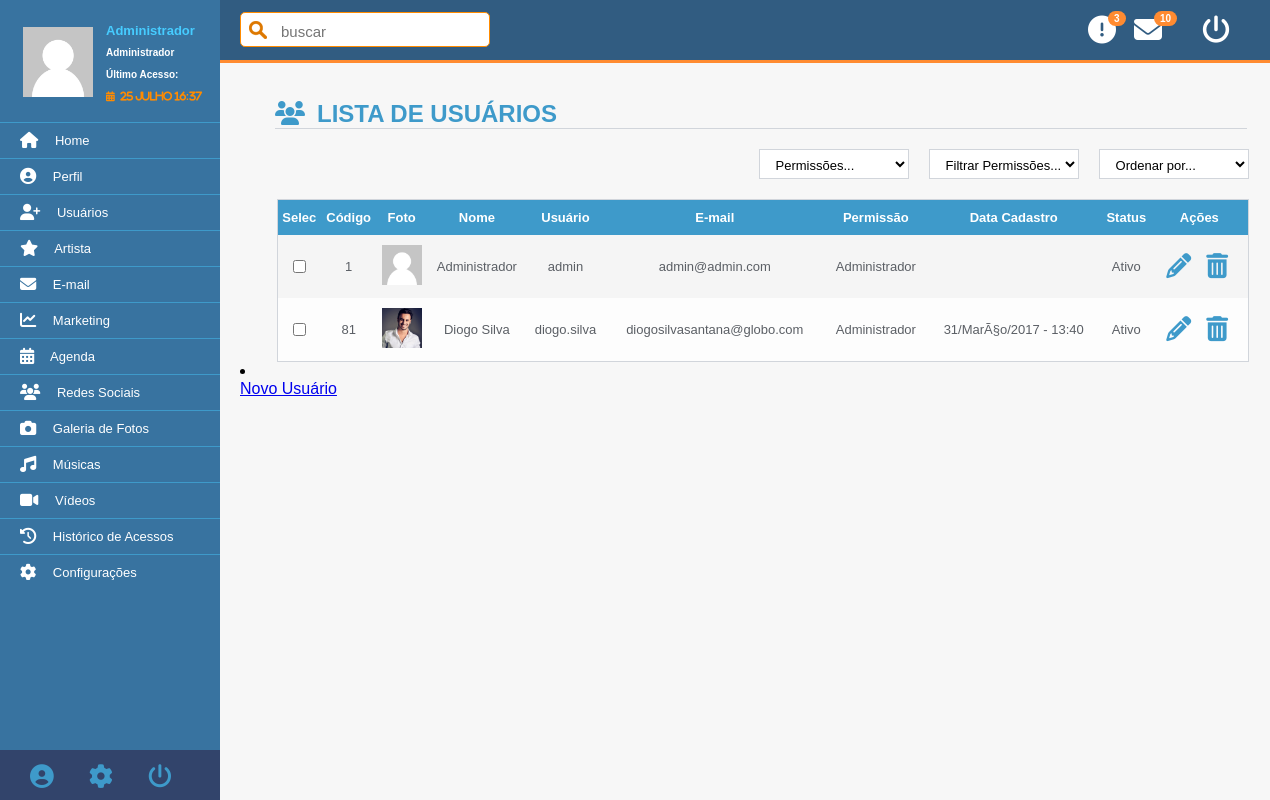
The page /admin/index.php?id=listar-usuarios (signed in) on the database its author committed.
### tables this page shows
CREATE TABLE IF NOT EXISTS `usuarios` (
  `id` int(11) NOT NULL AUTO_INCREMENT,
  `nome` varchar(200) NOT NULL,
  `foto` varchar(300) NOT NULL,
  `usuario` varchar(30) NOT NULL,
  `senha` varchar(255) NOT NULL,
  `email` varchar(200) NOT NULL,
  `permissao` varchar(20) NOT NULL,
  `status` varchar(20) NOT NULL,
  `data` varchar(200) DEFAULT NULL,
  PRIMARY KEY (`id`)
);

### config.php (called while the page is built, shortened)
<?php
$usuario = $_SESSION['usuario'];
?>

### admin/config/data.php (called while the page is built, shortened)
<?php
$mes = date('M');
$dia = date('d');
$mes_extenso = array(
    'Jan' => 'Janeiro',
    'Feb' => 'Fevereiro',
    'Mar' => 'Março',
    'Apr' => 'Abril',
    'May' => 'Maio',
    'Jun' => 'Junho',
    'Jul' => 'Julho',
    'Aug' => 'Agosto',
    'Nov' => 'Novembro',
    'Sep' => 'Setembro',
    'Oct' => 'Outubro',
    'Dec' => 'Dezembro'
);
?>

### admin/modulos/usuarios/listar-usuarios.php (the view, shortened to what this page needs)
<h2><i class="fa fa-users">&ensp;</i>LISTA DE USUÁRIOS</h2>
<?php
$sql = "SELECT * FROM usuarios";
$result = mysqli_query($conexao, $sql);
?>
<div class="select-listar">
<select class="caixa-listar-select" name="ordenar">
    <option value="">Ordenar por...</option>
</select>
<select class="caixa-listar-select" name="ordenar">
    <option value="">Filtrar Permissões...</option>
</select>
    <select class="caixa-listar-select" name="ordenar">
        <option value="">Permissões...</option>
    </select>
    <br/><br/>
</div>
<table class="cad-usuarios">
    <tr>
        <th>Selec</th>
        <th>Código</th>
        <th>Foto</th>
        <th>Nome</th>
        <th>Usuário</th>
        <th>E-mail</th>
        <th>Permissão</th>
        <th>Data Cadastro</th>
        <th>Status</th>
        <th>Ações</th>
    </tr>
    <?php while($vreg=mysqli_fetch_row($result)) {
        $id = $vreg[0];
        $nome = $vreg[1];
        $foto = $vreg[2];
        $usuario = $vreg[3];
        $email = $vreg[5];
        $permissao = $vreg[6];
        $status = $vreg[7];
        $data = $vreg[8];
        echo "<tr>";
        echo "<td align='center'><input type='checkbox' value='$id' name='sel[]'/> </td>
              <td>$id</td>
              <td><img src='../images/usuarios/$foto' width='40' height='40' /></td>
              <td>$nome</td>
              <td>$usuario</td>
              <td>$email</td>
              <td>$permissao</td>
              <td>$data</td>
              <td>$status</td>
              <td align='center'>
              <a href='modulos/usuarios/funcoes/editar.php?cod=$id'><i class=\"fa fa-pencil\"></i><br/></a>
              <a href='modulos/usuarios/funcoes/deletar.php?cod=$id' onClick=\"return confirm('Tem certeza que deseja excluir esse usuário?');\"><i class=\"fa fa-trash\"></i><br/></a>
              </td>";
        echo "</tr>";
    }
?>
</table>
  <li><a href="index.php?id=cadastrar-usuarios"><br/><span> Novo Usuário</span></a></li>
<br/>

### admin/index.php (shortened to what this page needs)
<?php $painel_atual = "Administrador";
include "config/data.php";
?>
<!DOCTYPE html>
<html lang="pt-br" xmlns="http://www.w3.org/1999/html">
<head>
    <link rel="stylesheet" href="../css/admin.css" />
    <link rel="stylesheet" href="../css/font-awesome/css/font-awesome.css" />
    <link rel="stylesheet" href="../css/font-awesome/css/font-awesome.min.css" />
    <link rel="stylesheet" href="../css/notificacoes.css" />
    <?php
    require "../config.php";
    ?>
</head>
<body>
<div class="header">
    <div class="pesquisar-header">
        <?php $imgBuscar = "<img src='../images/search.png' width='30px' height='30px'>";?>
        <form class="pesquisar" method="post" action="#">
            <?php echo $imgBuscar; ?><input type="search" placeholder="buscar" class="buscar"/>
        </form>
    </div>
    <div style="margin:0 auto;width:100%">
        <ul class="notificacoes_email">
            <li id="botao_logout"><a href="../logout.php"><i class="fa fa-power-off fa-2x"></i></a></li>
            <li id="notification_email">
                <span id="notification_count_email">10</span>
                <a href="#" id="notificationLink_email"><i class="fa fa-envelope fa-2x"></i></a>
            </li>
        </ul>
        <div style="margin:0 auto;width:100%">
            <ul class="notificacoes_aviso">
                <li id="notification_aviso">
                    <span id="notification_count_aviso">3</span>
                    <a href="#" id="notificationLink_aviso"><i class="fa fa-exclamation-circle fa-2x"></i></a>
                </li>
            </ul>
        </div>
</div>
</div>
<div class="nav">
    <?php
    $sql = "SELECT * FROM usuarios WHERE usuario = '$usuario'";
    $result = mysqli_query($conexao, $sql);
    ?>
    <div class="menu-lateral">
        <div class="header-nav">
            <table class="tabela-usuario">
                <?php while($dado = $result->fetch_array()){ ?>
                <tr>
                    <td rowspan="4"><img src="../images/usuarios/<?php echo $dado['foto']; ?>"/></>
                    <td><div id="nome-usuario"><?php echo $dado["nome"]; ?></div></td>
                </tr>
                <tr>
                    <td><span><?php echo $dado["permissao"]; ?></span></td>
                </tr>
                <tr>
                    <td><span>Último Acesso:</span></td>
                </tr>
                <tr>
                    <?php $ultimo_login = " {$dia} " . $mes_extenso["$mes"] . "  " . date("H:i") ;?>
                    <td><span><i class="fa fa-calendar fa-3x">&nbsp;<?php echo $ultimo_login;?></span></td>
                </tr><?php } ?>
            </table>
        </div>
            <ul class="menu-1">
            <li><a href="index.php?id=home"><i class="fa fa-home fa-lg"></i>&emsp; Home</a></li>
            <li><a href="index.php?id=perfil" ><i class="fa fa-user-circle fa-lg"></i>&emsp; Perfil</a></li>
            <li><a href="index.php?id=usuarios"><i class="fa fa-user-plus fa-lg"></i>&emsp; Usuários</a></li>
            <li><a href="index.php?id=artista"><i class="fa fa-star fa-lg"></i>&emsp; Artista</a></li>
            <li><a href="index.php?id=email"><i class="fa fa-envelope fa-lg"></i>&emsp; E-mail</a></li>
            <li><a href="index.php?id=marketing"><i class="fa fa-line-chart fa-lg"></i>&emsp; Marketing</a></li>
            <li><a href="index.php?id=agenda"><i class="fa fa-calendar fa-lg"></i>&emsp; Agenda</a></li>
            <li><a href="index.php?id=social"><i class="fa fa-users fa-lg"></i>&emsp; Redes Sociais</a></li>
            <li><a href="index.php?id=fotos"><i class="fa fa-camera fa-lg"></i>&emsp; Galeria de Fotos</a></li>
            <li><a href="index.php?id=musicas"><i class="fa fa-music fa-lg"></i>&emsp; Músicas</a></li>
            <li><a href="index.php?id=videos"><i class="fa fa-video-camera fa-lg"></i>&emsp; Vídeos</a></li>
            <li><a href="index.php?id=historico-acessos"><i class="fa fa-history fa-lg"></i>&emsp; Histórico de Acessos</a></li>
            <li><a href="index.php?id=configuracoes"><i class="fa fa-cog fa-lg"></i>&emsp; Configurações</a></li>
                <br/><br/><br/><br/><br/><br/>
        </ul>
    </div>
    <div class="footer-nav">
        <ul class="menu-footer">
            <li><a href="index.php?id=perfil" class="tooltip"><i class="fa fa-user-circle fa-lg"></i><span>Perfil</span></a></li>
            <li><a href="index.php?id=configuracoes" class="tooltip"><i class="fa fa-cog fa-lg"></i><span>Configurações</span></a></li>
            <li><a href="../logout.php" class="tooltip"><i class="fa fa-power-off fa-lg"></i><span>Logout</span></a></li>
        </ul>
    </div>
</div>
<div class="content">
    <div class="article">
    <?php require "config/paginas.php" ?>
    </div>
</div>
</body>
</html>

### css/admin.css (style rules this page uses)
html { background-color: #f7f7f7; }
body { background: #275877; margin: 0; padding: 0; }
.header { position: fixed; z-index: 2; margin: 0; padding: 0; width: 100%; height: 60px; background: #315c81; border-bottom: 3px solid #ff8b31; }
.pesquisar-header { position:absolute; margin: 20px 0 -15px 240px; bottom:0px; height:60px; width:200px; }
.pesquisar img { position: absolute; margin-top: 3px; margin-left: 3px; }
.pesquisar { margin-top: -3px; padding-right: -3px; }
.buscar { background-color: #ffffff; font-size: 15px; width: 250px; height: 35px; border: 1px solid #ff8b00; border-radius: 5px; padding-left: 40px; padding-top: 4px; }
.tabela-usuario { margin: 20px 0 15px 20px; }
.tabela-usuario i { font-size: 10px; font-family: FontAwesome, Arial; color: #ff8b00; font-weight: bold; }
.tabela-usuario td { padding-right: 10px; }
.tabela-usuario tr { width: 10px; margin: 0; padding: 0; }
#nome-usuario { font-size: 13px; color: #46ccff; font-weight: bold; }
.header-nav img { width: 70px; height: 70px; border: solid px #FFFFFF; }
.header-nav span { margin-right: 5px; font-size: 10px; font-weight: bold; color: #ffffff; }
.nav { position: fixed; z-index: 3; display: block; width: 220px; height: 100%; float: left; background: #3873a0; }
.menu-lateral { margin-bottom: 60px; }
.menu-1 { list-style-type: none; margin: 0 0 100px 0; padding: 0; position: fixed; width: 220px; height: 100%; overflow: auto; }
.menu-1 li a { border-top: 1px solid #3e9aca; font-family: Arial; font-size: 13px; display: block; color: #fff; padding: 10px 20px; text-decoration: none; }
.footer-nav { position:fixed; display: block; left:0px; bottom:0px; height:50px; width:220px; background: #32446b; }
.menu-footer { list-style-type: none; position: relative; text-align: left; }
.menu-footer a { float: left; text-align: left; margin: 0 60px 0 -10px; width: 5%; font-family: Arial; font-size: 19px; display: block; color: #3E9ACA; text-decoration: none; }
.menu-footer a.tooltip { position: relative; display: inline; }
.content { float: right; width: 100%; background-color: #ffffff; }
.article { position: absolute; float: right; margin: 60px 100px 0 220px; padding: 10px 0 40px 20px; width: 85%; overflow: auto; }
.article h2 { font-family: Arial; color: #3E9ACA; margin-top: 30px; margin-left:35px; margin-right: 155px; border-bottom: 1px solid #d1d5db; width: 90%; }
.select-listar { border-collapse: collapse; width: 90%; margin-left: 37px; }
.caixa-listar-select { position: relative; float: right; background-color: #ffffff; font-size: 13px; width: 150px; height: 30px; border: solid 1px #d1d5db; padding-left: 12px; padding-top: 3px; margin: 0 0 20px 20px; }

### css/notificacoes.css (style rules this page uses)
body { background-color:#dedede;font-family:arial }
.notificacoes_email { position: relative; list-style:none; margin: 0px; padding: 0px; z-index: 2; }
.notificacoes_email li { float: right; margin-top: 16px; margin-right: 40px; font-size: 14px; font-weight:bold; }
.notificacoes_email li a { color:#FFFFFF;text-decoration:none }
#notification_email { position:relative }
#notification_count_email { padding: 2px 6px 2px 6px; background: #ff8b31; color: #ffffff; font-weight: bold; margin-left: 20px; border-radius: 9px; position: absolute; margin-top: -5px; font-size: 10px; }
.notificacoes_aviso { position: relative; list-style:none; margin: 0px; padding: 0px; z-index: 2; }
.notificacoes_aviso li { float: right; margin-top: 16px; margin-right: 18px; font-size: 14px; font-weight:bold; }
.notificacoes_aviso li a { color:#FFFFFF;text-decoration:none }
#notification_aviso { position:relative }
#notification_count_aviso { padding: 2px 6px 2px 6px; background: #ff8b31; color: #ffffff; font-weight: bold; margin-left: 20px; border-radius: 9px; position: absolute; margin-top: -5px; font-size: 10px; }

### admin/modulos/usuarios/listar-usuarios.php (style rules this page uses)
.cad-usuarios { border-collapse: collapse; width: 90%; margin-left: 37px; background-color: #fdfdfd; border: 1px solid #d1d5db; }
.cad-usuarios td a { position: relative; float: left; padding-left: 15px; font-size: 25px; color: #3e9aca ; -o-transition:.3s; -ms-transition:.3s; -moz-transition:.3s; -webkit-transition:.3s; transition:.3s; }
.cad-usuarios td { text-align: center; font-size: 13px; color: #5b5f65; padding: 10px 0 10px 0; }
.cad-usuarios th { padding: 10px 0 10px 0; }
.cad-usuarios tr:nth-child(even) { background-color: rgba(178, 178, 178, 0.11) }
.cad-usuarios th { background-color: #3e9aca; color: white; font-size: 13px; }

### rows shown on the page
usuarios: foto (placeholder picture), nome "Administrador", permissao "Administrador", id "1", usuario "admin", email "admin@admin.com", status "Ativo"
usuarios: id "81", foto (picture), nome "Diogo Silva", usuario "diogo.silva", email "diogosilvasantana@globo.com", permissao "Administrador", data "31/MarÃ§o/2017 - 13:40", status "Ativo"
